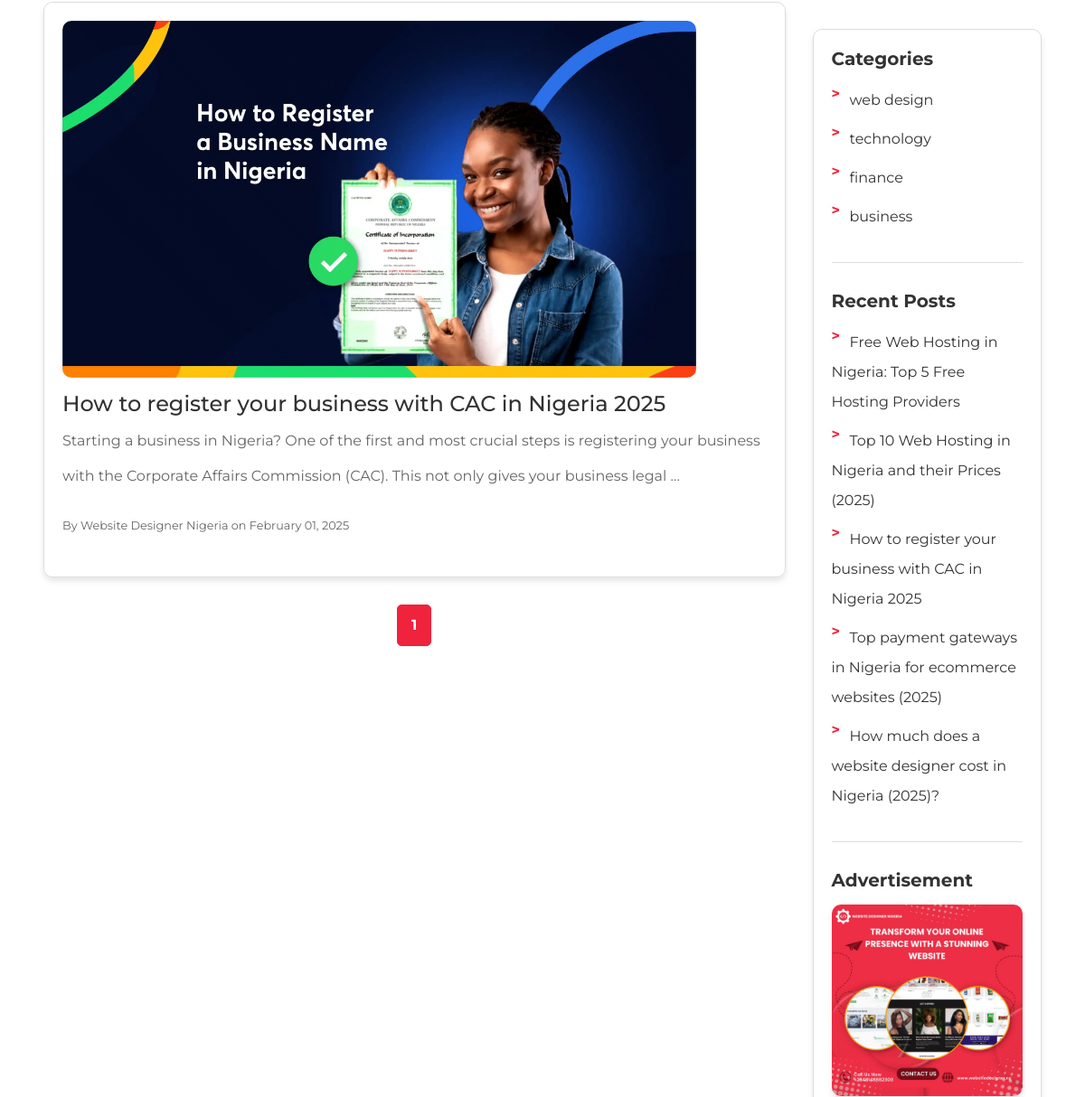
The page /categories/business/ (middle part) on the database as committed earlier.
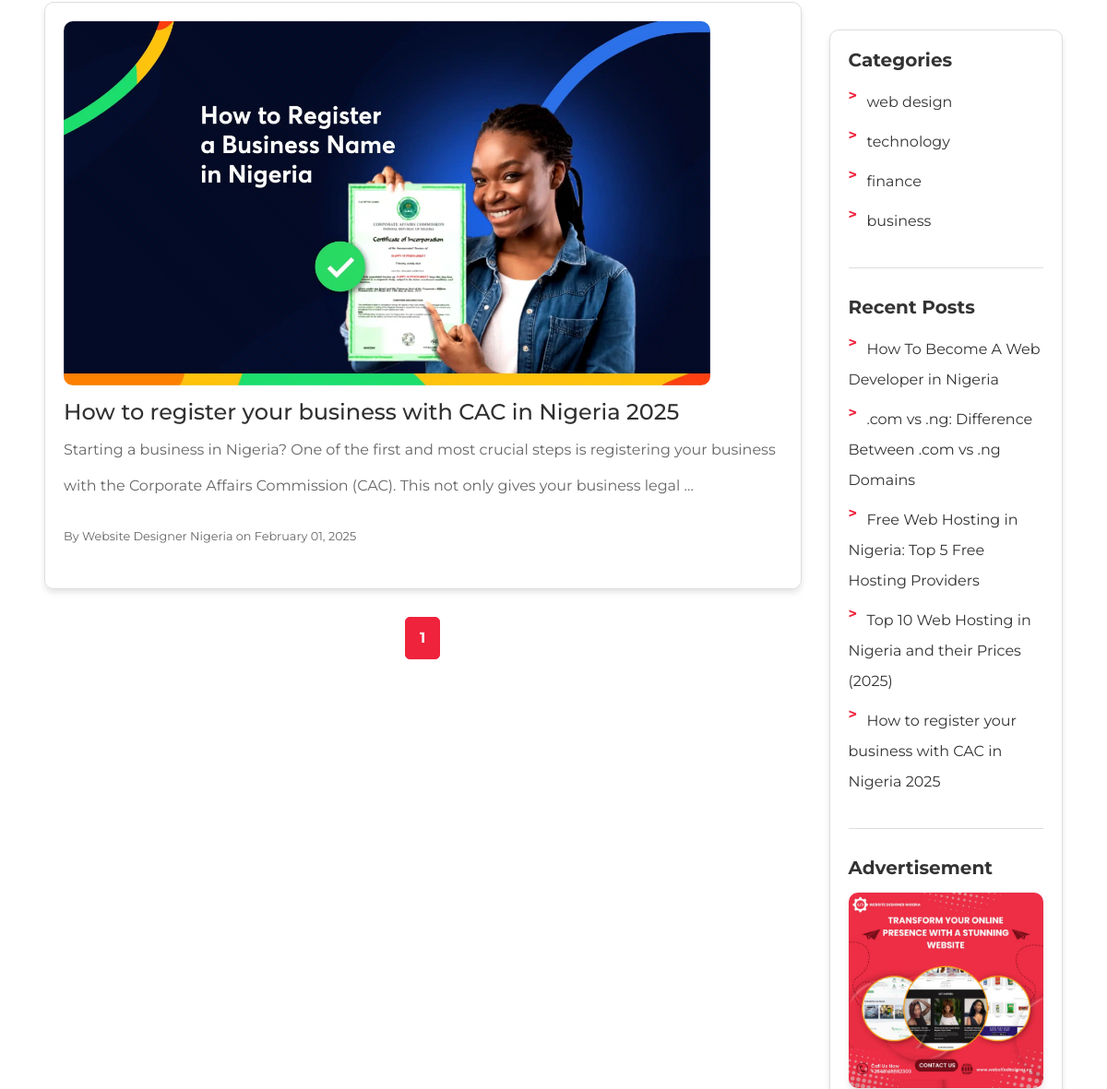
The same page on the database as committed later.
### app/models.py (models this page shows, shortened)
class Blog(models.Model):
    title = models.CharField(max_length=200)
    author = models.CharField(max_length=100)
    category = models.ForeignKey(Category, on_delete=models.CASCADE, related_name='blogs')
    date = models.DateTimeField(default=timezone.now)  # Change this line
    meta_description = models.TextField(blank=True, null=True)
    content = RichTextField()
    image = models.ImageField(upload_to='blog_images/')
    comments_count = models.PositiveIntegerField(default=0)
    slug = models.SlugField(unique=True, blank=True)
    class Meta:
        ordering = ['-date']

class Category(models.Model):
    name = models.CharField(max_length=100)
    slug = models.SlugField(unique=True)

class BlogSidebarBanner(models.Model):
    title = models.CharField(max_length=100, blank=True, null=True)  # Optional title for the banner
    image = models.ImageField(upload_to='banners/')  # Upload path for the images
    link = models.URLField(blank=True, null=True)  # Optional link for the banner
    order = models.PositiveIntegerField(default=0)  # For ordering banners
    class Meta:
        ordering = ['order']  # Ensure banners are displayed in the specified order

### app/views.py (the view)
# urls.py: path('categories/<slug:category_slug>/', category_posts, name='category_posts'),
def category_posts(request, category_slug):
    category = get_object_or_404(Category, slug=category_slug)
    posts = category.blogs.all()  # The ordering is now handled by the model
    paginator = Paginator(posts, 5)  # Paginate with 5 posts per page
    page_number = request.GET.get('page')
    page_obj = paginator.get_page(page_number)
    categories = Category.objects.all()
    recent_posts = Blog.objects.all()[:5]  # The ordering is now handled by the model
    banners = BlogSidebarBanner.objects.all()
    return render(request, 'category_list.html', {
        'category': category,
        'page_obj': page_obj,
        'categories': categories,
        'recent_posts': recent_posts,
        'banners': banners,
    })

### app/context_processors.py (called while the page is built)
def recent_posts(request):
    from app.models import Blog  # Import here to avoid early loading
    recent_posts = Blog.objects.all().order_by('-date')[:5]
    return {'recent_posts': recent_posts}

### templates/category_list.html (shortened to what this page needs)
{% extends 'main.html' %}
{% load static %}
{% block maincontent %}
<div class="mx-2 mx-lg-5">
    <div class="row">
        <div class="col-lg-9">
            {% for post in page_obj %}
            <div class="blog-item">
                <img src="{{ post.image.url }}" alt="{{ post.title }}">
                <h2><a href="{% url 'blog_detail' category_slug=post.category.slug slug=post.slug %}">{{ post.title }}</a></h2>
                <p>{{ post.content|truncatewords:30|safe|striptags }}</p>
                <p><small>By {{ post.author }} on {{ post.date|date:"F d, Y" }}</small></p>
            </div>
            {% empty %}
            <p>No posts found in this category.</p>
            {% endfor %}
            <div class="pagination">
                <span class="active">{{ page_obj.number }}</span>
            </div>
        </div>
        <div class="col-lg-3">
            <div class="sidebar">
                <div class="sidebar-item">
                    <h4>Categories</h4>
                    <ul>
                        {% for cat in categories %}
                        <li><a href="{% url 'category_posts' category_slug=cat.slug %}">{{ cat.name }}</a></li>
                        {% endfor %}
                    </ul>
                </div>
                <div class="sidebar-item">
                    <h4>Recent Posts</h4>
                    <ul>
                        {% for recent in recent_posts %}
                        <li><a href="{% url 'blog_detail' category_slug=recent.category.slug slug=recent.slug %}">{{ recent.title }}</a></li>
                        {% endfor %}
                    </ul>
                </div>
                <div class="sidebar-item">
                    <h4>Advertisement</h4>
                    <div class="sidebar-img">
                        {% for banner in banners %}
                        <a href="{{ banner.link|default:'https://example.com' }}" target="_blank">
                            <img src="{{ banner.image.url }}" alt="{{ banner.title }}" class="img-fluid mb-3" style="border-radius: 10px;">
                        </a>
                        {% endfor %}
                    </div>
                </div>
            </div>
        </div>
    </div>
</div>
{% endblock %}

Rows that differ between the two databases and show on the page:
no longer on this page (row unchanged): Blog: title "Top payment gateways in Nigeria for ecommerce websites (2025)", shown under "Recent Posts"
no longer on this page (row unchanged): Blog: title "How much does a website designer cost in Nigeria (2025)?", shown under "Recent Posts"
added Blog: title "How To Become A Web Developer in Nigeria", shown under "Recent Posts"
added Blog: title ".com vs .ng: Difference Between .com vs .ng Domains", shown under "Recent Posts"
